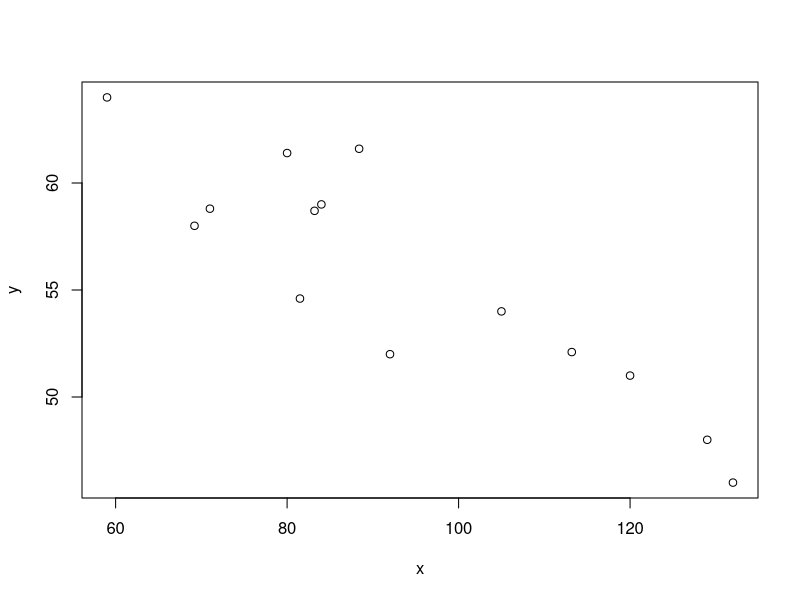
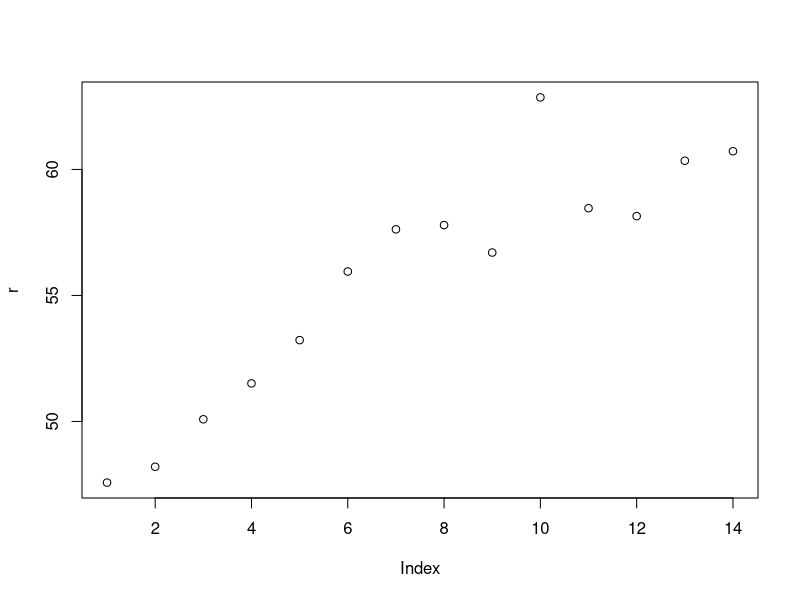
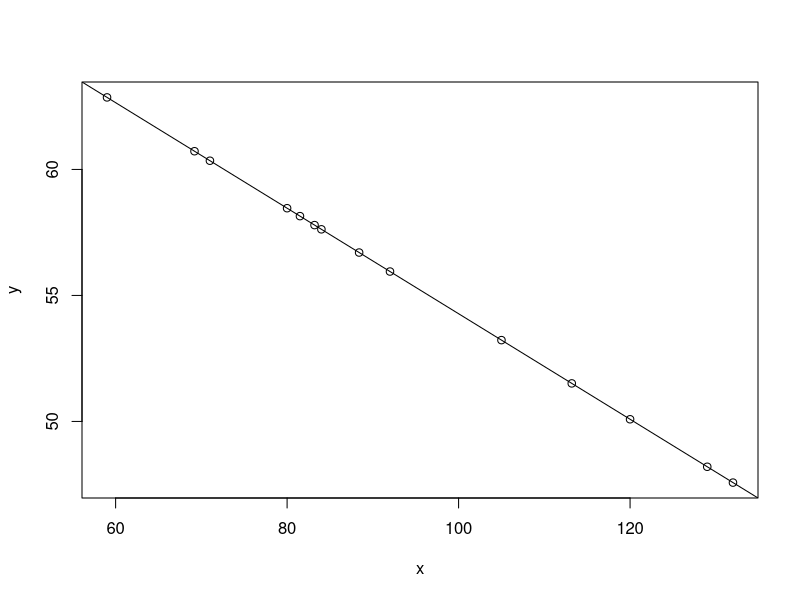

Generate these figures, in order, with R:
x<-c(132,129,120,113.2,105,92,84,83.2,88.4,59,80,81.5,71,69.2)
x
y<-c(46,48,51,52.1,54,52,59,58.7,61.6,64,61.4,54.6,58.8,58)
y

plot(x,y)

medx<-mean(x)
medx
medy<-mean(y)
medy
smedx<-x-medx
smedx
smedy<-y-medy
smedy
numerador<-sum(smedx*smedy)
scuadx<- sum(smedx^2)
scuadx
b1<-numerador/scuadx
b1
sumy<-sum(y)
sumy
sumx<-sum(x)
sumx
b0<-(sumy-b1*sumx)/length(x)
b0
r<-(y=b0+b1*x)
r
plot(r)
plot(x,y)
abline(b0,b1)



